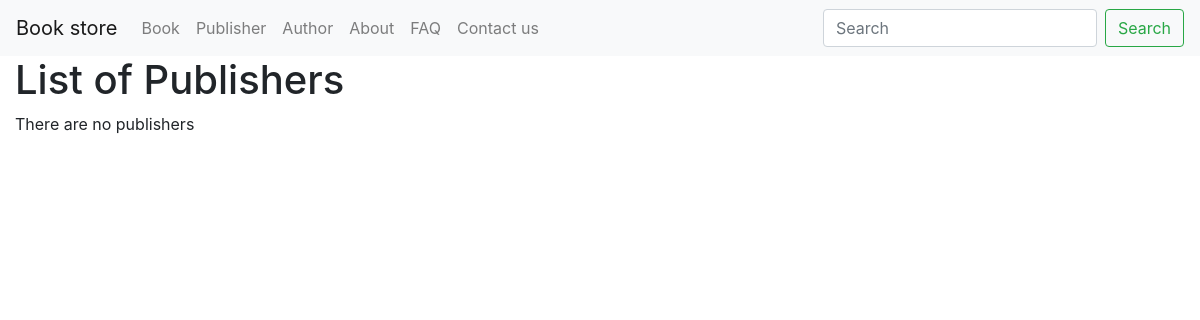
Before: /publisher/all/ with the older database file.
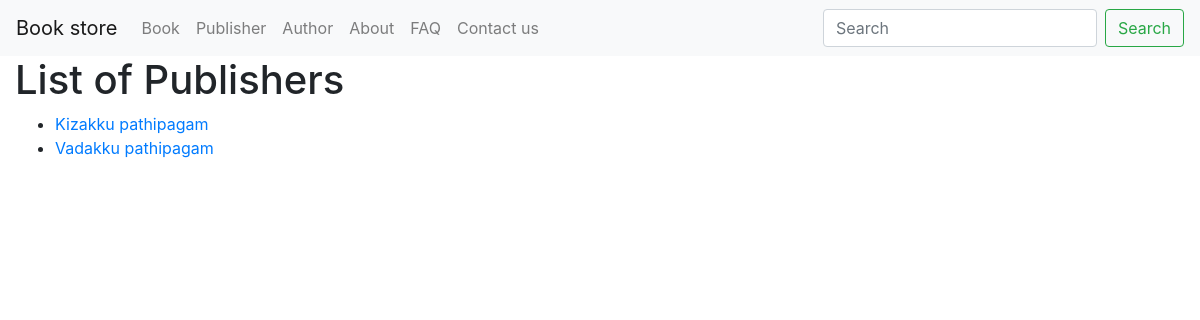
After: the same page with the newer database file.
### publisher/models.py (models this page shows, shortened)
class Publisher(models.Model):
	name = models.CharField(max_length = 100)
	address_line = models.CharField(max_length = 200)
	city = models.CharField(max_length = 200)
	state = models.CharField(max_length = 200)
	country = models.CharField(max_length = 200)
	pincode = models.CharField(max_length = 200)
	slug = AutoSlugField(unique = True, populate_from='name', db_index=True, editable = True, null=True, blank=True)
	created_by = models.TextField(null=True, blank=True) # User related
	updated_by = models.TextField(null=True, blank=True) # User related
	created_on = models.DateTimeField(auto_now_add=True)
	last_updated_on = models.DateTimeField(auto_now=True)
	objects = PublisherManager()
	class Meta:
		pass
	def get_absolute_url(self):
		return reverse("publisher:publisher_detail", args=[str(self.slug)])

### publisher/views.py (the view)
# urls.py: path('all/', PublisherListView.as_view(), name='publisher_list'),
class PublisherListView(ListView):
    model = Publisher
    context_object_name = 'publisher_list'
    template_name = 'publisher/publisher_list.html'

### templates/publisher/publisher_list.html
{% extends "base.html" %}
{% block content %}
    <h1>List of Publishers</h1>
    {% if publisher_list %}
    <ul>
      {% for publisher in publisher_list %}
      <li>
        <a href="{{ publisher.get_absolute_url }}">{{ publisher.name }}</a>
      </li>
      {% endfor %}
    </ul>
    {% else %}
      <p>There are no publishers</p>
    {% endif %}
{% endblock %}

Changed rows visible on the page:
added Publisher: name "Kizakku pathipagam"
added Publisher: name "Vadakku pathipagam"
Other visible differences:
text no longer shown: "There are no publishers"
